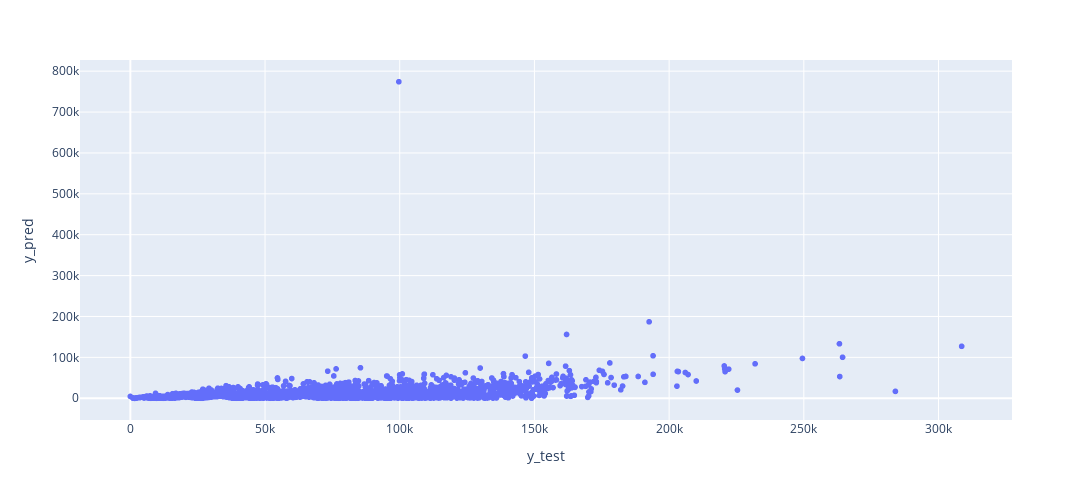

Source (notebook cell):
### Markdown cell above
### Questions to check understanding

- **3.1.1** - Report your error on the test data, in RMSE. State what this metric means for the expected error in terms of the number of upvotes (not log upvotes!) you should expect to be off on any given prediction

Also, a few questions to target your understanding of how we set up the model:
- **3.1.2** - What did the whole one-hot encoding thing on ```subreddit_name_prefixed``` actually do? 
- **3.1.3** - What does the argument ```drop = "first"``` do for us when we are doing that to ```subreddit_name_prefixed```?
- **3.1.3** - Why did we need to add one to the outcome variable before using ```log```?
- **3.1.4** - What does the ```StandardScaler``` do? Why do we want to do that?


OK. Having looked at our RMSE, we should now realize that we have to be careful about assuming that this one statistic is actually a good estimate of how far we're going to be off on any prediction, selected at random. To see this, let's do the following:
- **3.1.5** - Provide a scatterplot that compares the true values in ```y_test``` to the absolute value of the difference between ```y_test``` and your predictions. **The axes should be on the original scale** (i.e. not the log scale you're predicting on.
- **3.1.6** - What does this plot suggest about how well your model fits the data as the true number of upvotes changes?

### Code cell
# Code for 3.1.5 here
data_plot_df = {'y_test':np.exp(y_test),'y_pred':abs(np.exp(y_test) - np.exp(y_pred))}
plot_df = pd.DataFrame(data_plot_df)
plot_df = plot_df.reset_index()
print(plot_df.head())
fig = px.scatter(data_frame = plot_df, x = 'y_test', y = 'y_pred', width = 1200, height=500)
fig.show()

### Figure 1 — Plotly figure (JSON) as saved in the notebook; plotly's stock layout.template omitted (floating-point values rounded to 4 significant figures; data arrays with more than 128 entries replaced by an {"elided": "..."} marker saying what was removed)
{"data": [{"hovertemplate": "y_test=%{x}<br>y_pred=%{y}<extra></extra>", "legendgroup": "", "marker": {"color": "#636efa", "symbol": "circle"}, "mode": "markers", "name": "", "showlegend": false, "type": "scattergl", "x": {"elided": "4513 float values"}, "xaxis": "x", "y": {"elided": "4513 float values"}, "yaxis": "y"}], "layout": {"height": 500, "legend": {"tracegroupgap": 0}, "margin": {"t": 60}, "width": 1200, "xaxis": {"anchor": "y", "domain": [0, 1], "title": {"text": "y_test"}}, "yaxis": {"anchor": "x", "domain": [0, 1], "title": {"text": "y_pred"}}}}
